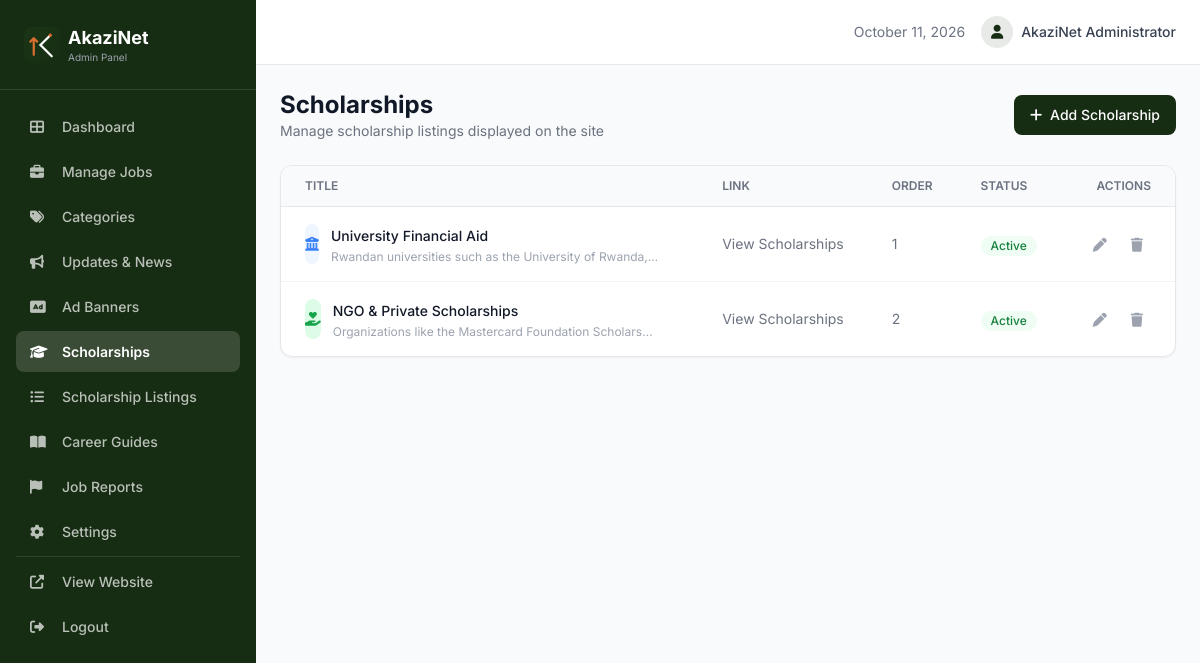
/admin/scholarships.php (signed in), run on the app's committed database.
### tables this page shows
CREATE TABLE `scholarships` (
  `id` int(11) NOT NULL,
  `title` varchar(200) NOT NULL,
  `description` text NOT NULL,
  `icon` varchar(50) DEFAULT 'fas fa-graduation-cap',
  `icon_bg` varchar(50) DEFAULT 'bg-primary/10',
  `icon_color` varchar(50) DEFAULT 'text-primary',
  `link_text` varchar(100) DEFAULT 'Learn More',
  `link_url` varchar(500) DEFAULT '#',
  `is_active` tinyint(1) NOT NULL DEFAULT 1,
  `sort_order` int(11) NOT NULL DEFAULT 0,
  `created_at` timestamp NOT NULL DEFAULT current_timestamp(),
  `updated_at` timestamp NOT NULL DEFAULT current_timestamp() ON UPDATE current_timestamp()
);

### config/database.php (called while the page is built, shortened)
<?php
function sanitize($input) {
    $value = trim((string)$input);
    $value = html_entity_decode($value, ENT_QUOTES | ENT_HTML5, 'UTF-8');
    return htmlspecialchars($value, ENT_QUOTES, 'UTF-8');
}

### admin/scholarships.php (the view, shortened to what this page needs)
<?php
require_once __DIR__ . '/../config/database.php';
require_once __DIR__ . '/includes/header.php';
$action = $_GET['action'] ?? 'list';
$scholarship = null;
$iconPresets = [
    'fas fa-university|bg-blue-50|text-blue-500' => 'University (blue)',
    'fas fa-hand-holding-heart|bg-green-100|text-green-600' => 'Heart (green)',
    'fas fa-graduation-cap|bg-primary/10|text-primary' => 'Graduation (primary)',
    'fas fa-globe|bg-accent/10|text-accent' => 'Globe (accent)',
    'fas fa-book|bg-purple-50|text-purple-600' => 'Book (purple)',
    'fas fa-award|bg-yellow-50|text-yellow-600' => 'Award (yellow)',
    'fas fa-landmark|bg-red-50|text-red-600' => 'Landmark (red)',
];
if ($action === 'add' || $action === 'edit'):
?>
<div class="flex items-center justify-between mb-6">
    <div>
        <a href="/admin/scholarships" class="text-sm text-gray-500 hover:text-primary mb-1 inline-flex items-center">
            <i class="fas fa-arrow-left mr-1"></i> Back to Scholarships
        </a>
        <h1 class="text-2xl font-bold text-gray-900"><?= $scholarship ? 'Edit Scholarship' : 'Add Scholarship' ?></h1>
    </div>
</div>
<form method="POST" class="space-y-6">
    <input type="hidden" name="edit_id" value="<?= $scholarship['id'] ?? '' ?>">
    <div class="bg-white rounded-xl border border-gray-200 p-6 shadow-sm">
        <h2 class="text-lg font-bold text-gray-900 mb-4"><i class="fas fa-graduation-cap mr-2 text-primary"></i>Scholarship Details</h2>
        <div class="grid grid-cols-1 md:grid-cols-2 gap-4">
            <div class="md:col-span-2">
                <label class="block text-sm font-medium text-gray-700 mb-1">Title *</label>
                <input type="text" name="title" value="<?= sanitize($scholarship['title'] ?? '') ?>" required class="w-full px-3 py-2.5 border border-gray-200 rounded-lg focus:border-primary focus:ring-2 focus:ring-primary/20 outline-none text-sm">
            </div>
            <div class="md:col-span-2">
                <label class="block text-sm font-medium text-gray-700 mb-1">Description *</label>
                <textarea name="description" rows="3" required class="w-full px-3 py-2.5 border border-gray-200 rounded-lg focus:border-primary focus:ring-2 focus:ring-primary/20 outline-none text-sm resize-none"><?= sanitize($scholarship['description'] ?? '') ?></textarea>
            </div>
            <div>
                <label class="block text-sm font-medium text-gray-700 mb-1">Icon Style</label>
                <select name="icon_preset" id="iconPreset" class="w-full px-3 py-2.5 border border-gray-200 rounded-lg focus:border-primary focus:ring-2 focus:ring-primary/20 outline-none text-sm bg-white">
                    <option value="custom">Custom</option>
                    <?php foreach ($iconPresets as $key => $label): ?>
                    <option value="<?= $key ?>" <?= ($scholarship['icon'] ?? '') . '|' . ($scholarship['icon_bg'] ?? '') . '|' . ($scholarship['icon_color'] ?? '') === $key ? 'selected' : '' ?>><?= $label ?></option>
                    <?php endforeach; ?>
                </select>
            </div>
            <div>
                <label class="block text-sm font-medium text-gray-700 mb-1">Sort Order</label>
                <input type="number" name="sort_order" value="<?= $scholarship['sort_order'] ?? 0 ?>" class="w-full px-3 py-2.5 border border-gray-200 rounded-lg focus:border-primary focus:ring-2 focus:ring-primary/20 outline-none text-sm">
            </div>
        </div>
        <div class="grid grid-cols-1 md:grid-cols-3 gap-4 mt-4" id="customIconFields">
            <div>
                <label class="block text-sm font-medium text-gray-700 mb-1">Icon Class</label>
                <input type="text" name="icon" value="<?= sanitize($scholarship['icon'] ?? 'fas fa-graduation-cap') ?>" class="w-full px-3 py-2.5 border border-gray-200 rounded-lg focus:border-primary focus:ring-2 focus:ring-primary/20 outline-none text-sm font-mono text-xs">
            </div>
            <div>
                <label class="block text-sm font-medium text-gray-700 mb-1">Icon Background</label>
                <input type="text" name="icon_bg" value="<?= sanitize($scholarship['icon_bg'] ?? 'bg-primary/10') ?>" class="w-full px-3 py-2.5 border border-gray-200 rounded-lg focus:border-primary focus:ring-2 focus:ring-primary/20 outline-none text-sm font-mono text-xs">
            </div>
            <div>
                <label class="block text-sm font-medium text-gray-700 mb-1">Icon Color</label>
                <input type="text" name="icon_color" value="<?= sanitize($scholarship['icon_color'] ?? 'text-primary') ?>" class="w-full px-3 py-2.5 border border-gray-200 rounded-lg focus:border-primary focus:ring-2 focus:ring-primary/20 outline-none text-sm font-mono text-xs">
            </div>
        </div>
        <div class="grid grid-cols-1 md:grid-cols-2 gap-4 mt-4">
            <div>
                <label class="block text-sm font-medium text-gray-700 mb-1">Link Text</label>
                <input type="text" name="link_text" value="<?= sanitize($scholarship['link_text'] ?? 'Learn More') ?>" class="w-full px-3 py-2.5 border border-gray-200 rounded-lg focus:border-primary focus:ring-2 focus:ring-primary/20 outline-none text-sm">
            </div>
            <div>
                <label class="block text-sm font-medium text-gray-700 mb-1">Link URL</label>
                <input type="url" name="link_url" value="<?= sanitize($scholarship['link_url'] ?? '#') ?>" placeholder="https://example.com" class="w-full px-3 py-2.5 border border-gray-200 rounded-lg focus:border-primary focus:ring-2 focus:ring-primary/20 outline-none text-sm">
            </div>
        </div>
        <div class="mt-4">
            <label class="flex items-center space-x-2 cursor-pointer">
                <input type="checkbox" name="is_active" value="1" <?= ($scholarship['is_active'] ?? 1) ? 'checked' : '' ?> class="w-4 h-4 text-primary rounded border-gray-300 focus:ring-primary">
                <span class="text-sm font-medium text-gray-700">Active</span>
            </label>
        </div>
    </div>
    <button type="submit" name="save_scholarship" class="px-6 py-2.5 bg-primary text-white text-sm font-medium rounded-lg hover:bg-primary-dark transition-colors">
        <i class="fas fa-save mr-1"></i> Save Scholarship
    </button>
</form>
<script>
document.getElementById('iconPreset').addEventListener('change', function() {
    if (this.value !== 'custom') {
        var parts = this.value.split('|');
        document.querySelector('input[name="icon"]').value = parts[0];
        document.querySelector('input[name="icon_bg"]').value = parts[1];
        document.querySelector('input[name="icon_color"]').value = parts[2];
    }
});
</script>
<?php else: ?>
<div class="flex items-center justify-between mb-6">
    <div>
        <h1 class="text-2xl font-bold text-gray-900">Scholarships</h1>
        <p class="text-gray-500 text-sm">Manage scholarship listings displayed on the site</p>
    </div>
    <a href="/admin/scholarships?action=add" class="px-4 py-2.5 bg-primary text-white text-sm font-medium rounded-lg hover:bg-primary-dark transition-colors">
        <i class="fas fa-plus mr-1"></i> Add Scholarship
    </a>
</div>
<?php
$allScholarships = $pdo->query("SELECT * FROM scholarships ORDER BY sort_order ASC, created_at DESC")->fetchAll();
?>
<?php if (empty($allScholarships)): ?>
<div class="bg-white rounded-xl border border-gray-200 p-12 text-center shadow-sm">
    <div class="w-16 h-16 mx-auto mb-4 bg-gray-100 rounded-full flex items-center justify-center">
        <i class="fas fa-graduation-cap text-gray-300 text-2xl"></i>
    </div>
    <h3 class="text-lg font-semibold text-gray-900 mb-2">No scholarships yet</h3>
    <p class="text-gray-500 mb-4">Add your first scholarship listing.</p>
    <a href="/admin/scholarships?action=add" class="inline-flex items-center px-5 py-2.5 bg-primary text-white rounded-lg text-sm font-medium hover:bg-primary-dark transition-colors">
        <i class="fas fa-plus mr-1"></i> Add Scholarship
    </a>
</div>
<?php else: ?>
<div class="bg-white rounded-xl border border-gray-200 shadow-sm overflow-hidden">
    <table class="w-full">
        <thead class="bg-gray-50 border-b border-gray-200">
            <tr>
                <th class="text-left px-6 py-3 text-xs font-semibold text-gray-500 uppercase">Title</th>
                <th class="text-left px-6 py-3 text-xs font-semibold text-gray-500 uppercase">Link</th>
                <th class="text-left px-6 py-3 text-xs font-semibold text-gray-500 uppercase">Order</th>
                <th class="text-left px-6 py-3 text-xs font-semibold text-gray-500 uppercase">Status</th>
                <th class="text-right px-6 py-3 text-xs font-semibold text-gray-500 uppercase">Actions</th>
            </tr>
        </thead>
        <tbody class="divide-y divide-gray-100">
            <?php foreach ($allScholarships as $s): ?>
            <tr class="hover:bg-gray-50">
                <td class="px-6 py-4">
                    <div class="flex items-center space-x-3">
                        <div class="w-10 h-10 rounded-lg flex items-center justify-center <?= $s['icon_bg'] ?>">
                            <i class="<?= $s['icon'] ?> <?= $s['icon_color'] ?> text-sm"></i>
                        </div>
                        <div>
                            <span class="font-medium text-gray-900 text-sm"><?= sanitize($s['title']) ?></span>
                            <p class="text-xs text-gray-400 mt-0.5 line-clamp-1"><?= sanitize($s['description']) ?></p>
                        </div>
                    </div>
                </td>
                <td class="px-6 py-4 text-sm text-gray-500 max-w-[200px] truncate">
                    <a href="<?= sanitize($s['link_url']) ?>" target="_blank" class="hover:text-primary transition-colors"><?= sanitize($s['link_text']) ?></a>
                </td>
                <td class="px-6 py-4 text-sm text-gray-500"><?= $s['sort_order'] ?></td>
                <td class="px-6 py-4">
                    <form method="POST" class="inline">
                        <button type="submit" name="toggle_scholarship" class="inline-flex items-center px-2.5 py-0.5 rounded-full text-xs font-medium cursor-pointer <?= $s['is_active'] ? 'bg-green-50 text-green-700' : 'bg-gray-100 text-gray-500' ?>">
                            <?= $s['is_active'] ? 'Active' : 'Inactive' ?>
                        </button>
                    </form>
                </td>
                <td class="px-6 py-4 text-right">
                    <div class="flex items-center justify-end space-x-2">
                        <a href="/admin/scholarships?action=edit&id=<?= $s['id'] ?>" class="p-2 text-gray-400 hover:text-primary rounded-lg hover:bg-gray-100 transition-colors" title="Edit">
                            <i class="fas fa-pen text-sm"></i>
                        </a>
                        <form method="POST" data-confirm="Delete this scholarship?" class="inline">
                            <button type="submit" name="delete_scholarship" class="p-2 text-gray-400 hover:text-red-500 rounded-lg hover:bg-gray-100 transition-colors" title="Delete">
                                <i class="fas fa-trash text-sm"></i>
                            </button>
                        </form>
                    </div>
                </td>
            </tr>
            <?php endforeach; ?>
        </tbody>
    </table>
</div>
<?php endif; ?>
<?php endif; ?>
<?php require_once __DIR__ . '/includes/footer.php'; ?>

### assets/css/admin.css (style rules this page uses)
html { scroll-behavior: smooth; }

### data on the page
scholarships: title "University Financial Aid", description "Rwandan universities such as the University of…", link_text "View Scholarships", sort_order "1", is_active "Active"
scholarships: title "NGO & Private Scholarships", description "Organizations like the Mastercard Foundation…", link_text "View Scholarships", sort_order "2", is_active "Active"

### other printed values
$adminName "AkaziNet Administrator"
